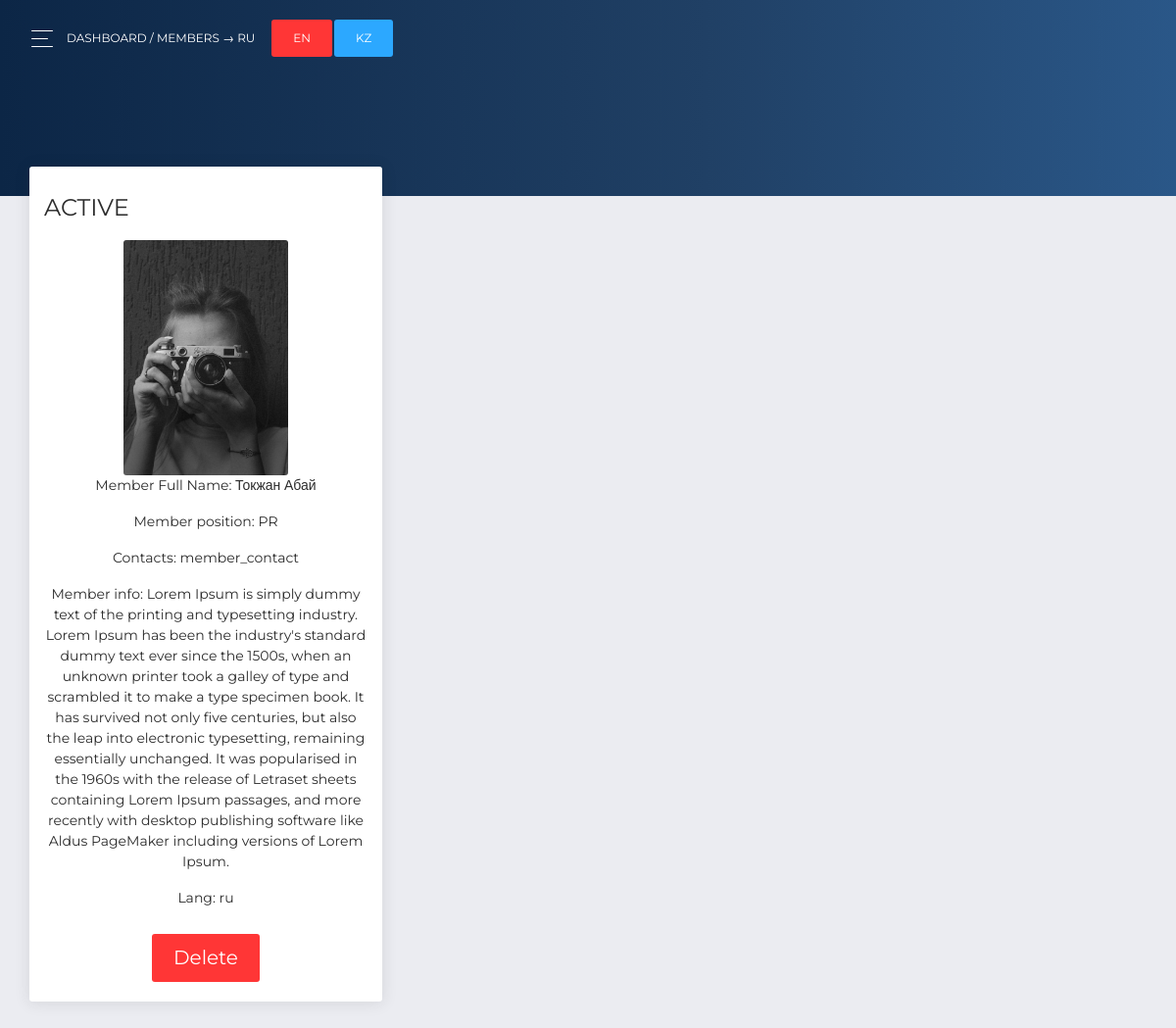
/admin/members_ru.php (signed in), run on the app's committed database.
### tables this page shows
CREATE TABLE `command` (
  `member_id` int(11) NOT NULL,
  `member_name` text NOT NULL,
  `member_photo` text NOT NULL,
  `member_position` text NOT NULL,
  `member_contact` text NOT NULL,
  `member_info` text NOT NULL,
  `deleted` int(11) NOT NULL,
  `lang` text NOT NULL
);

### admin/members_ru.php (the view, shortened to what this page needs)
<!DOCTYPE html>
<html lang="en">
<head>
  <link rel="stylesheet" href="https://use.fontawesome.com/releases/v5.7.1/css/all.css">
  <link href="assets/css/bootstrap.min.css" rel="stylesheet" />
  <link href="assets/css/now-ui-dashboard.css?v=1.5.0" rel="stylesheet" />
  <link href="assets/demo/demo.css" rel="stylesheet" />
</head>
<body class="">
  <div class="wrapper ">
    <div class="main-panel" id="main-panel">
      <nav class="navbar navbar-expand-lg navbar-transparent  bg-primary  navbar-absolute">
        <div class="container-fluid">
          <div class="navbar-wrapper">
            <div class="navbar-toggle">
              <button type="button" class="navbar-toggler">
                <span class="navbar-toggler-bar bar1"></span>
                <span class="navbar-toggler-bar bar2"></span>
                <span class="navbar-toggler-bar bar3"></span>
              </button>
            </div>
            <a class="navbar-brand" href="#pablo">Dashboard / Members → RU</a>
          <a href="members_en.php"> <button class="btn btn-danger">EN</button></a>
            <a href="members_kz.php"><button class="btn btn-info">KZ</button></a>
          </div>
        </div>
      </nav>
      <div class="panel-header panel-header-lg" style="height: 25vh !important;">
      </div>
      <div class="content">
        <div class="row">
          <?php
              include_once '../endpoints/db.php';
              $selProd = "SELECT * FROM command WHERE lang = 'ru'";
              $startSel = $con->query($selProd);
              while($row= $startSel->fetch_assoc()){
                $deleted = $row['deleted'];
                if($deleted == 0){
                  echo '<div class="col-lg-4">
            <div class="card card-chart"  >
              <div class="card-header">
                <h4 class="card-title">ACTIVE</h4>
              </div>
              <div class="card-body text-center">
              <img src="../'.$row['member_photo'].'" style="height:30vh ; width20vw;">
               <p>Member Full Name: '.$row['member_name'].'</p>
               <p>Member position: '.$row['member_position'].'</p>
               <p>Contacts: '.$row['member_contact'].'</p>
               <p>Member info: '.$row['member_info'].'</p>
               <p>Lang: '.$row['lang'].'</p>
               <form id="del'.$row['member_id'].'">
               <input type="text" name="member_id" value="'.$row['member_id'].'" style="display:none;">
               <input type="text" name="del"  style="display:none;">
               <input type="submit" class="btn btn-danger" value="Delete">
               </form>
              </div>
            </div>
          </div>';
                }
              }
           ?>
        </div>
      </div>
    </div>
  </div>
</body>
</html>

### data on the page
command: member_photo (picture), member_name "Токжан Абай", member_position "PR", member_contact "member_contact", member_info "Lorem Ipsum is simply dummy text of the printing and typesetting industry. Lorem Ipsum has been the industry's standard dummy text ever since the 1500s, when an unknown printer took a galley of type and scrambled it to make a type specimen book. It has survived not only five centuries, but also the leap into electronic typesetting, remaining essentially unchanged. It was popularised in the 1960s with the release of Letraset sheets containing Lorem Ipsum passages, and more recently with desktop publishing software like Aldus PageMaker including versions of Lorem Ipsum.", lang "ru"
